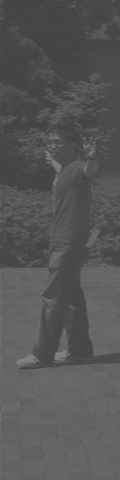
%> input picture Lista2/Exercicio 1/ex2.bmp, 120 x 480 px
$ octave Exercicio1.m   (GNU Octave 9; MATLAB toolbox functions it lacks are replaced by stand-ins)
%> lines starting %> are read from the running program, lines starting %| are printed output that depends on the picture
% Lista 2 - Exercicio 1
% Visão Computacional

% Limpa o workspace e a tela
clear all;
close all;
clc;

% Carregando o pacote de processamento de imagem (necessário no Octave)
pkg load image;

% Exemplo de código inicial:
img = imread('Lista2/Exercicio 1/ex2.bmp');
%> img is the input picture: size 480x120 uint8; min 65, max 128, mean 86


[linhas, colunas] = size(img);
%> linhas = 480; colunas = 120

ValorMaisEscuro = 255;
ValorMaisClaro = 0;

for i = 1:linhas
    for j = 1:colunas

        if img(i, j) < ValorMaisEscuro
            ValorMaisEscuro = img(i, j);
        end

        if img(i, j) > ValorMaisClaro
            ValorMaisClaro = img(i, j);
        end

    end
end
%> after the loop, ValorMaisClaro = 128; ValorMaisEscuro = 65


for i = 1:linhas
    for j = 1:colunas

        img_processada(i, j) = (img(i, j) - ValorMaisEscuro) * (255 / (ValorMaisClaro - ValorMaisEscuro));

    end
end
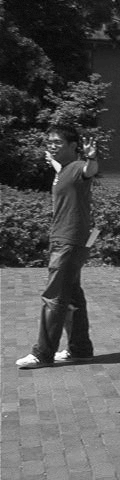
%> img_processada: size 480x120 uint8; min 0, max 252, mean 84


% Mostra as imagens lado a lado
figure;

% Define um grid de 1 linha por 2 colunas, e seleciona a posição 1
subplot(1, 2, 1);
imshow(img);
title('Imagem Original');

% Seleciona a posição 2 do grid
subplot(1, 2, 2);
imshow(img_processada);
title('Imagem Processada');

% Pausa a execução e aguarda você fechar a figura para finalizar o script
waitfor(gcf);
